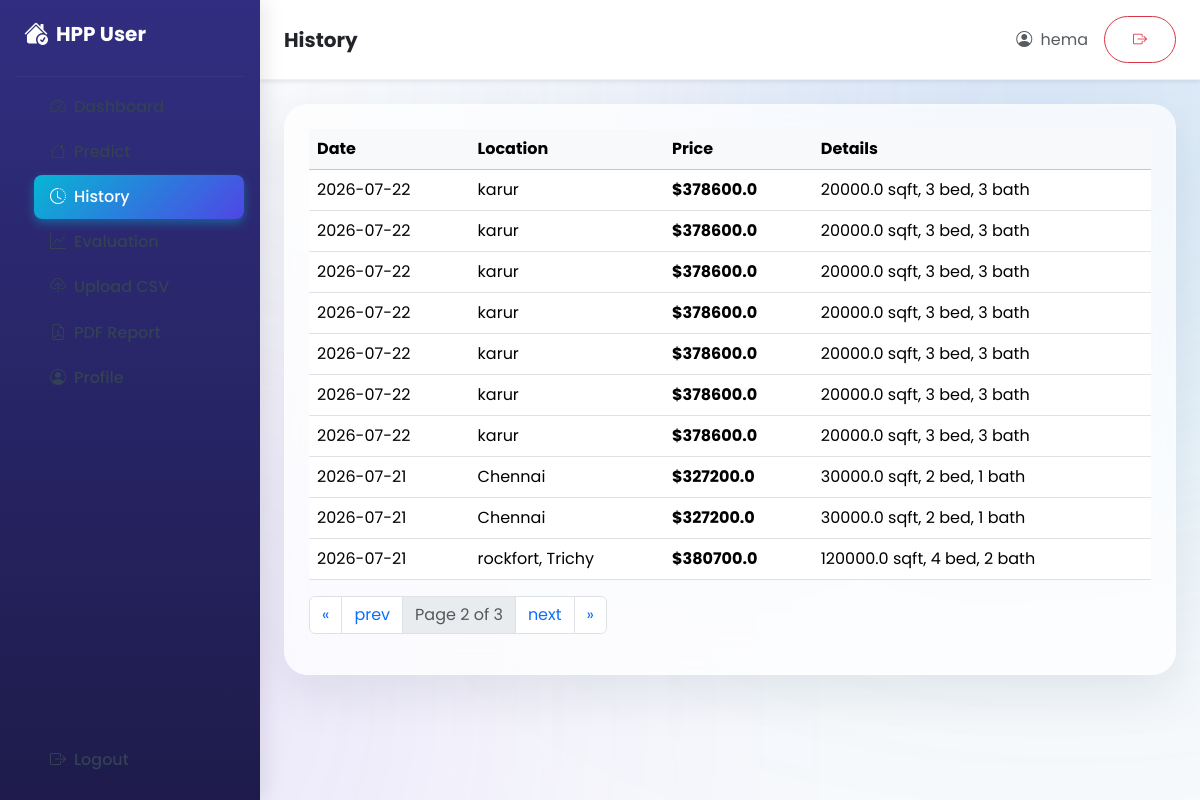
The app's page /history/?page=2 (signed in) with its own data.
### predictor/models.py (models this page shows, shortened)
class Prediction(models.Model):
    user = models.ForeignKey(User, on_delete=models.CASCADE)
    sqft = models.FloatField()
    bedrooms = models.IntegerField()
    bathrooms = models.IntegerField()
    age_of_house = models.IntegerField()
    location = models.CharField(max_length=100)
    predicted_price = models.FloatField()
    created_at = models.DateTimeField(auto_now_add=True)

### predictor/views.py (the view)
# urls.py: path('history/', views.history, name='history'),
@login_required
def history(request):
    preds = Prediction.objects.filter(user=request.user).order_by('-created_at')
    paginator = Paginator(preds, 10)
    page_number = request.GET.get('page')
    preds_page = paginator.get_page(page_number)
    return render(request, 'predictor/history.html', {'predictions': preds_page, 'active': 'history'})

### predictor/templates/predictor/history.html (shortened to what this page needs)
{% extends 'predictor/user_base.html' %}
{% block page_title %}History{% endblock %}
{% block content %}
<div class="glass-card p-4">
    <div class="table-responsive">
        <table class="table table-hover">
            <thead class="table-light">
                <tr>
                    <th>Date</th>
                    <th>Location</th>
                    <th>Price</th>
                    <th>Details</th>
                </tr>
            </thead>
            <tbody>
                {% for p in predictions %}
                <tr>
                    <td>{{ p.created_at|date:"Y-m-d" }}</td>
                    <td>{{ p.location }}</td>
                    <td><strong>${{ p.predicted_price }}</strong></td>
                    <td>{{ p.sqft }} sqft, {{ p.bedrooms }} bed, {{ p.bathrooms }} bath</td>
                </tr>
                {% empty %}
                <tr><td colspan="4" class="text-center">No predictions yet.</td></tr>
                {% endfor %}
            </tbody>
        </table>
    </div>
    {% include 'predictor/pagination.html' with items=predictions %}
</div>
{% endblock %}

### predictor/templates/predictor/user_base.html (shortened to what this page needs)
<!DOCTYPE html>
<html lang="en">
<head>
    <link href="https://cdn.jsdelivr.net/npm/bootstrap@5.3.3/dist/css/bootstrap.min.css" rel="stylesheet">
    <link rel="stylesheet" href="https://cdn.jsdelivr.net/npm/bootstrap-icons@1.11.3/font/bootstrap-icons.css">
    <link href="https://unpkg.com/aos@2.3.1/dist/aos.css" rel="stylesheet">
    {% load static %}
    <link rel="stylesheet" href="{% static 'css/style.css' %}">
</head>
<body>
<div class="app-layout d-flex">
    <aside class="user-sidebar d-flex flex-column">
        <div class="sidebar-brand px-4 py-3">
            <a href="{% url 'user_dashboard' %}" class="text-white text-decoration-none d-flex align-items-center">
                <i class="bi bi-house-check-fill fs-4 me-2"></i>
                <span class="fw-bold fs-5">HPP User</span>
            </a>
        </div>
        <hr class="text-white-50 mx-3 my-2">
        <nav class="nav flex-column flex-grow-1 px-3">
            <a class="nav-link text-white-50 {% if active == 'dashboard' %}active{% endif %}" href="{% url 'user_dashboard' %}">
                <i class="bi bi-speedometer2 me-2"></i> Dashboard
            </a>
            <a class="nav-link text-white-50 {% if active == 'predict' %}active{% endif %}" href="{% url 'predict' %}">
                <i class="bi bi-house me-2"></i> Predict
            </a>
            <a class="nav-link text-white-50 {% if active == 'history' %}active{% endif %}" href="{% url 'history' %}">
                <i class="bi bi-clock-history me-2"></i> History
            </a>
            <a class="nav-link text-white-50 {% if active == 'evaluation' %}active{% endif %}" href="{% url 'evaluation' %}">
                <i class="bi bi-graph-up me-2"></i> Evaluation
            </a>
            <a class="nav-link text-white-50 {% if active == 'upload' %}active{% endif %}" href="{% url 'upload' %}">
                <i class="bi bi-cloud-upload me-2"></i> Upload CSV
            </a>
            <a class="nav-link text-white-50" href="{% url 'download_report' %}">
                <i class="bi bi-file-earmark-pdf me-2"></i> PDF Report
            </a>
            <a class="nav-link text-white-50" href="{% url 'profile' %}">
                <i class="bi bi-person-circle me-2"></i> Profile
            </a>
        </nav>
        <div class="mt-auto px-3 pb-3">
            <a class="nav-link text-danger" href="{% url 'logout' %}">
                <i class="bi bi-box-arrow-right me-2"></i> Logout
            </a>
        </div>
    </aside>
    <main class="main-content flex-grow-1 d-flex flex-column">
        <header class="top-header bg-white shadow-sm px-4 py-3 d-flex justify-content-between align-items-center">
            <h5 class="mb-0 fw-bold text-dark">{% block page_title %}Dashboard{% endblock %}</h5>
            <div class="d-flex align-items-center">
                <span class="text-muted me-3"><i class="bi bi-person-circle me-1"></i> {{ user.username }}</span>
                <a href="{% url 'logout' %}" class="btn btn-outline-danger btn-sm"><i class="bi bi-box-arrow-right"></i></a>
            </div>
        </header>
        <div class="p-4 flex-grow-1">
            {% block content %}{% endblock %}
        </div>
    </main>
</div>
</body>
</html>

### predictor/static/css/style.css (style rules this page uses)
:root { --primary:#4F46E5; --secondary:#7C3AED; --accent:#06B6D4; --dark:#0F172A; --light:#F8FAFC; --white:#ffffff; --text:#475569; --border:rgba(255,255,255,.15); }
body { font-family:'Poppins',sans-serif; background:#F8FAFC; color:var(--text); overflow-x:hidden; }
body::before { content:""; position:fixed; width:700px; height:700px; background:linear-gradient(135deg,#4F46E5,#06B6D4); filter:blur(180px); opacity:.18; top:-250px; right:-200px; z-index:-2; }
body::after { content:""; position:fixed; width:600px; height:600px; background:#7C3AED; filter:blur(180px); opacity:.12; bottom:-200px; left:-150px; z-index:-2; }
.nav-link { font-weight:500; margin-left:18px; color:#334155 !important; transition:.3s; }
.btn { border-radius:50px; padding:12px 28px; font-weight:600; transition:.35s; }
.glass-card { background:rgba(255,255,255,.72); backdrop-filter:blur(16px); border-radius:24px; border:1px solid rgba(255,255,255,.25); box-shadow:0 20px 50px rgba(15,23,42,.08); transition:.35s; }
.user-sidebar { width: 260px; background: linear-gradient(180deg, #312E81 0%, #1E1B4B 100%); color: #fff; min-height: 100vh; position: sticky; top: 0; left: 0; box-shadow: 4px 0 20px rgba(0,0,0,0.1); z-index: 10; }
.sidebar-brand a { color: white; text-decoration: none; }
.user-sidebar .nav-link, .admin-sidebar .nav-link { color: rgba(255,255,255,0.6); font-weight: 500; border-radius: 8px; padding: 0.6rem 1rem; margin-bottom: 2px; transition: all 0.2s ease; display: flex; align-items: center; }
.user-sidebar .nav-link.active, .admin-sidebar .nav-link.active { background: linear-gradient(135deg, #06B6D4, #4F46E5); color: #fff !important; box-shadow: 0 4px 10px rgba(6,182,212,0.4); }
.user-sidebar hr, .admin-sidebar hr { border-color: rgba(255,255,255,0.15); }
.app-layout { min-height: 100vh; }
.main-content { flex-grow: 1; min-height: 100vh; }
.top-header { background: #fff; border-bottom: 1px solid rgba(0,0,0,0.05); box-shadow: 0 1px 3px rgba(0,0,0,0.02); }

### records on screen
Prediction: created_at "2026-07-22", location "karur", predicted_price "378600.0", sqft "20000.0", bedrooms "3", bathrooms "3"
Prediction: created_at "2026-07-22", location "karur", predicted_price "378600.0", sqft "20000.0", bedrooms "3", bathrooms "3"
Prediction: created_at "2026-07-22", location "karur", predicted_price "378600.0", sqft "20000.0", bedrooms "3", bathrooms "3"
Prediction: created_at "2026-07-22", location "karur", predicted_price "378600.0", sqft "20000.0", bedrooms "3", bathrooms "3"
Prediction: created_at "2026-07-22", location "karur", predicted_price "378600.0", sqft "20000.0", bedrooms "3", bathrooms "3"
Prediction: created_at "2026-07-22", location "karur", predicted_price "378600.0", sqft "20000.0", bedrooms "3", bathrooms "3"
Prediction: created_at "2026-07-22", location "karur", predicted_price "378600.0", sqft "20000.0", bedrooms "3", bathrooms "3"
Prediction: created_at "2026-07-21", location "Chennai", predicted_price "327200.0", sqft "30000.0", bedrooms "2", bathrooms "1"
Prediction: created_at "2026-07-21", location "Chennai", predicted_price "327200.0", sqft "30000.0", bedrooms "2", bathrooms "1"
Prediction: created_at "2026-07-21", location "rockfort, Trichy", predicted_price "380700.0", sqft "120000.0", bedrooms "4", bathrooms "2"

### other values on screen
{{ user.username }} "hema"
{{ items.number }} "2"
{{ items.paginator.num_pages }} "3"
